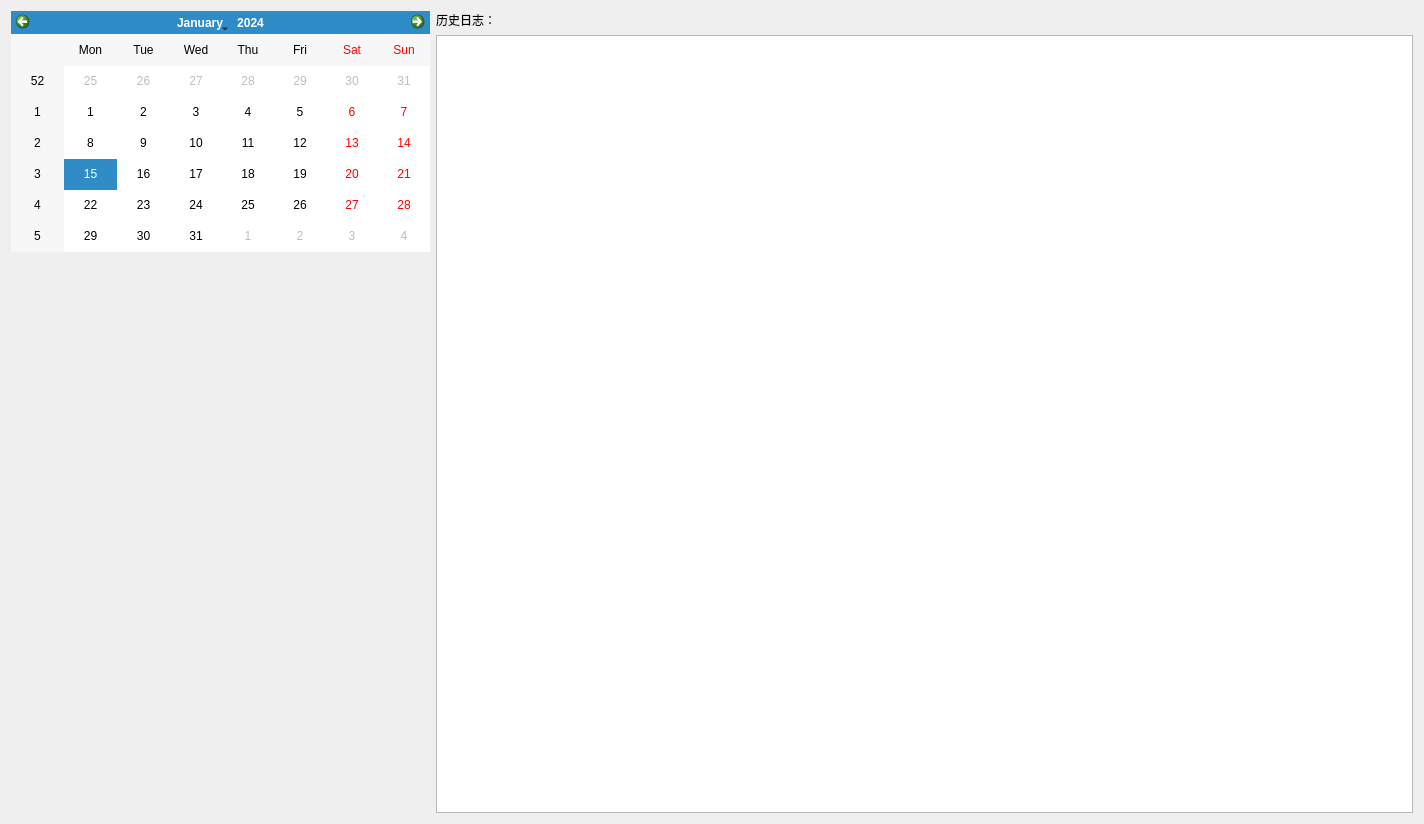
<?xml version="1.0" encoding="UTF-8"?>
<ui version="4.0">
 <class>log_viewer</class>
 <widget class="QWidget" name="log_viewer">
  <property name="geometry">
   <rect>
    <x>0</x>
    <y>0</y>
    <width>1424</width>
    <height>824</height>
   </rect>
  </property>
  <property name="windowTitle">
   <string>Form</string>
  </property>
  <layout class="QHBoxLayout" name="horizontalLayout" stretch="3,7">
   <item>
    <layout class="QVBoxLayout" name="verticalLayout" stretch="3,7">
     <item>
      <widget class="QCalendarWidget" name="calendarWidget"/>
     </item>
     <item>
      <spacer name="verticalSpacer">
       <property name="orientation">
        <enum>Qt::Vertical</enum>
       </property>
       <property name="sizeHint" stdset="0">
        <size>
         <width>20</width>
         <height>40</height>
        </size>
       </property>
      </spacer>
     </item>
    </layout>
   </item>
   <item>
    <layout class="QVBoxLayout" name="verticalLayout_2">
     <item>
      <widget class="QLabel" name="label">
       <property name="text">
        <string>历史日志：</string>
       </property>
      </widget>
     </item>
     <item>
      <widget class="QPlainTextEdit" name="plainTextEdit_log"/>
     </item>
    </layout>
   </item>
  </layout>
 </widget>
 <resources/>
 <connections/>
</ui>
